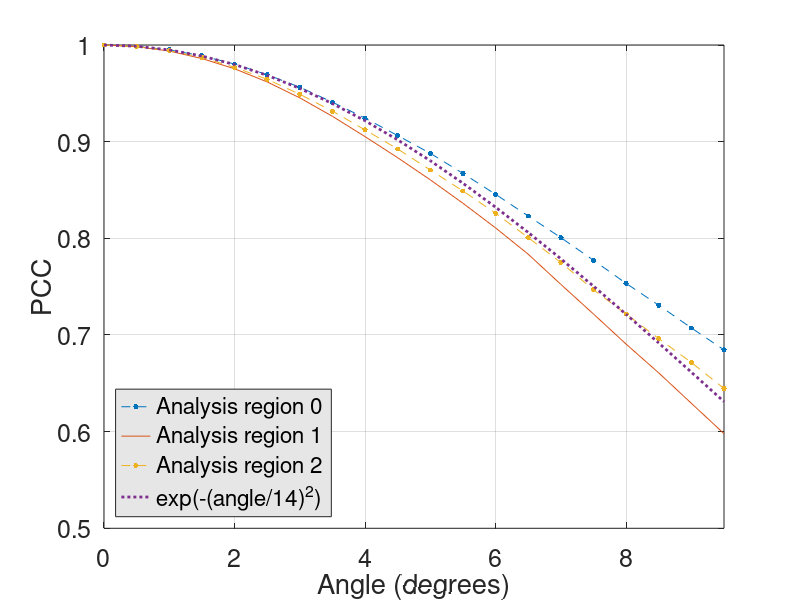

This figure's MATLAB source:
%
p0=load('PCC-Point0-rot.dat');
p1=load('PCC-Point1-rot.dat');
p2=load('PCC-Point2-rot.dat');

N=length(p0);
t=[0:N-1]*0.5;

hp1=plot(t,p0(1:N),'--.',t,p1(1:N),'-',t,p2(1:N),'--.',t,exp(-(t/14).^2),':','linewidth',2);
grid
%grid minor
hl1=legend('Analysis region 0','Analysis region 1','Analysis region 2','exp(-(angle/14)^2)','location','southwest');
hx1=xlabel('Angle (degrees)');
hy1=ylabel('PCC');
xlim([0 (N-1)*0.5]);

hf1=gcf();
ha1=gca();



%%%%%%%%%%%%%%%%%%%%%%%%%%%%%%%%%%%%%%%%%%%%%%%%%%%%%%%%%%%%%%%%%%%%%%%%%%%%%%%%
FONTSIZE=18;
COLORGRAY=[0.9,0.9,0.9];
MARKSIZE=12;
set (hx1, "fontsize", FONTSIZE);
set (hy1, "fontsize", FONTSIZE);

set(ha1 ,'FontSize',FONTSIZE);
set(hp1 ,'MarkerSize', MARKSIZE);
set(hl1, 'color', COLORGRAY);

refresh(hf1);

print(hf1 ,'numresult1-maketestjoint-rot.eps' ,'-deps','-portrait',['-F:',int2str(FONTSIZE)]);

